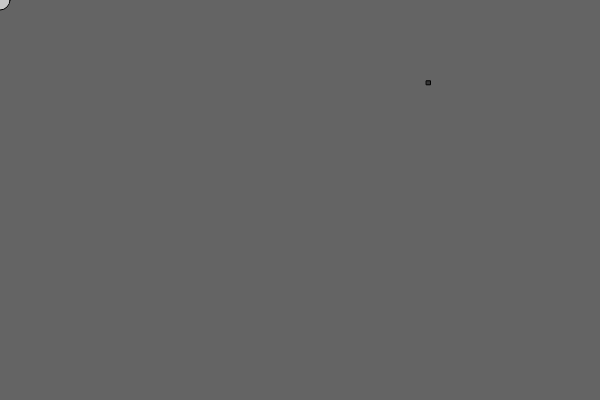
Frame 1 (no input)
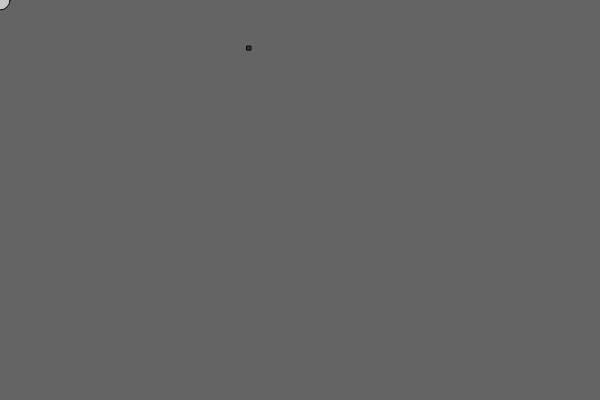
Frame 60 (no input)
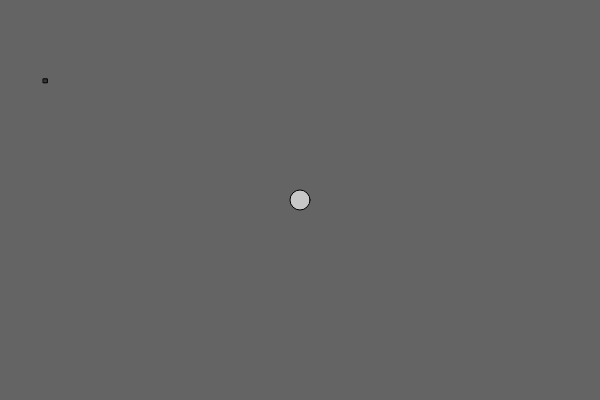
Frame 120 (the mouse pressed at the canvas centre since frame 60)

The p5.js sketch that drew these frames (run headless with seeded random() and noise() and a simulated clock; from frame 60 on, the mouse is pressed at the canvas centre):

// p5.js sketch
// ── sketch.js
var seeker, target
function setup() {
	createCanvas(600, 400)
	seeker = new Seeker()
	target = new Target()
}

function draw() {
	background(100)
	seeker.attractTo()
	seeker.update()
	target.display()
	seeker.display()
}

function Seeker(){
	this.loc = createVector(random(width), random(height))
	this.vel = createVector()
	this.acc = createVector()
}

Seeker.prototype = {
	update: function(){
		this.vel.add(this.acc)
		this.loc.add(this.vel)
		this.acc.mult(0)
	},
	display: function(){
		var loc = this.loc
		fill(55)
		rect(this.loc.x-2, this.loc.y-2, 4,4)
	},
	attractTo: function(){
		var desired = target.loc.copy()
		desired.sub(this.loc)
		desired.limit(10)
		
		var attraction = desired.sub(this.vel)
		attraction.limit(.1)
		this.applyForce(attraction)
	},
	applyForce: function(f){
		var force = f.copy()
		this.acc.add(force)
	}
}

function Target(){
	this.loc = createVector(mouseX, mouseY)
	this.display = function(){
		fill(200)
		ellipse(this.loc.x, this.loc.y, 20)
	}
}

function mousePressed(){
	target.loc = createVector(mouseX, mouseY)
}
